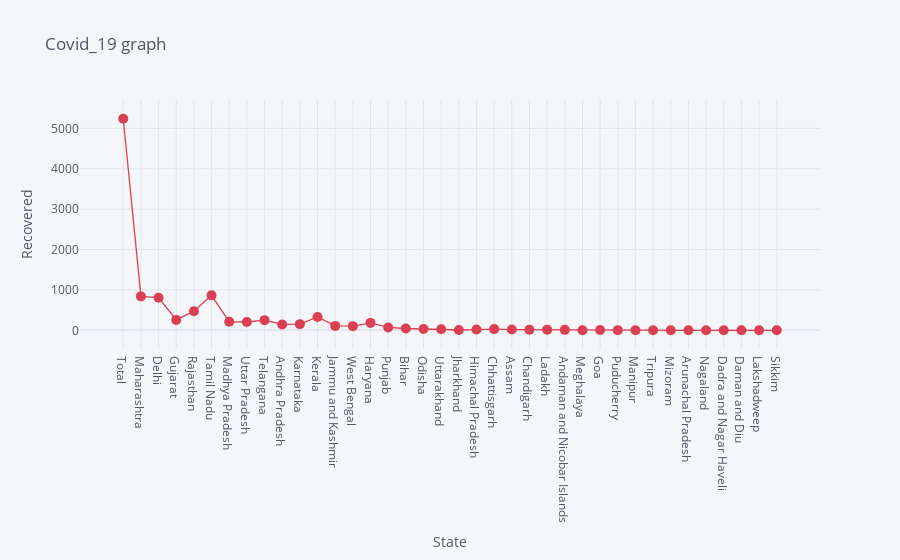

The notebook cell saved with this chart:
### Markdown cell above
# Recovered cases per State

### Code cell
df.iplot(kind= 'scatter', x= 'State', y='Recovered', mode= 'markers+lines', title= 'Covid_19 graph', xTitle= 'State', yTitle= 'Recovered', color= 'red', size= 10)

### Figure 1 — Plotly figure (JSON) as saved in the notebook; plotly's stock layout.template omitted (floating-point values rounded to 4 significant figures)
{"data": [{"line": {"color": "rgba(219, 64, 82, 1.0)", "dash": "solid", "shape": "linear", "width": 1.3}, "marker": {"size": 10, "symbol": "circle"}, "mode": "markers+lines", "name": "Recovered", "text": "", "type": "scatter", "x": ["Total", "Maharashtra", "Delhi", "Gujarat", "Rajasthan", "Tamil Nadu", "Madhya Pradesh", "Uttar Pradesh", "Telangana", "Andhra Pradesh", "Karnataka", "Kerala", "Jammu and Kashmir", "West Bengal", "Haryana", "Punjab", "Bihar", "Odisha", "Uttarakhand", "Jharkhand", "Himachal Pradesh", "Chhattisgarh", "Assam", "Chandigarh", "Ladakh", "Andaman and Nicobar Islands", "Meghalaya", "Goa", "Puducherry", "Manipur", "Tripura", "Mizoram", "Arunachal Pradesh", "Nagaland", "Dadra and Nagar Haveli", "Daman and Diu", "Lakshadweep", "Sikkim"], "y": [5241, 840, 808, 258, 473, 866, 210, 206, 252, 145, 152, 331, 109, 103, 183, 70, 44, 33, 25, 8, 18, 30, 19, 15, 16, 11, 0, 7, 4, 2, 2, 0, 1, 0, 0, 0, 0, 0]}], "layout": {"legend": {"bgcolor": "#F5F6F9", "font": {"color": "#4D5663"}}, "paper_bgcolor": "#F5F6F9", "plot_bgcolor": "#F5F6F9", "title": {"font": {"color": "#4D5663"}, "text": "Covid_19 graph"}, "xaxis": {"gridcolor": "#E1E5ED", "showgrid": true, "tickfont": {"color": "#4D5663"}, "title": {"font": {"color": "#4D5663"}, "text": "State"}, "zerolinecolor": "#E1E5ED"}, "yaxis": {"gridcolor": "#E1E5ED", "showgrid": true, "tickfont": {"color": "#4D5663"}, "title": {"font": {"color": "#4D5663"}, "text": "Recovered"}, "zerolinecolor": "#E1E5ED"}}}
